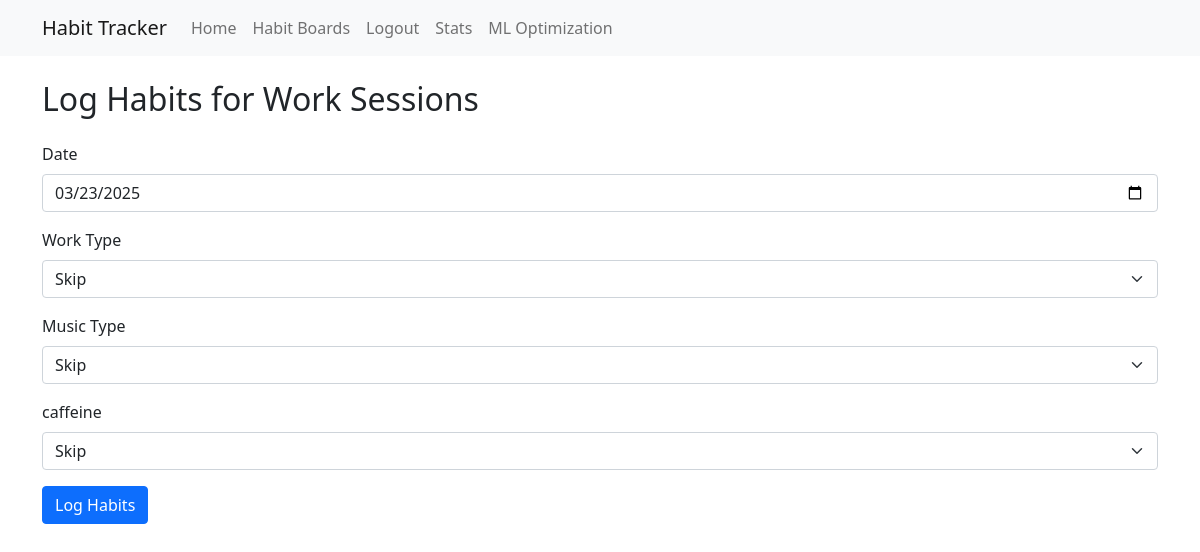
The app's page /board/2/log_all (signed in), older data.
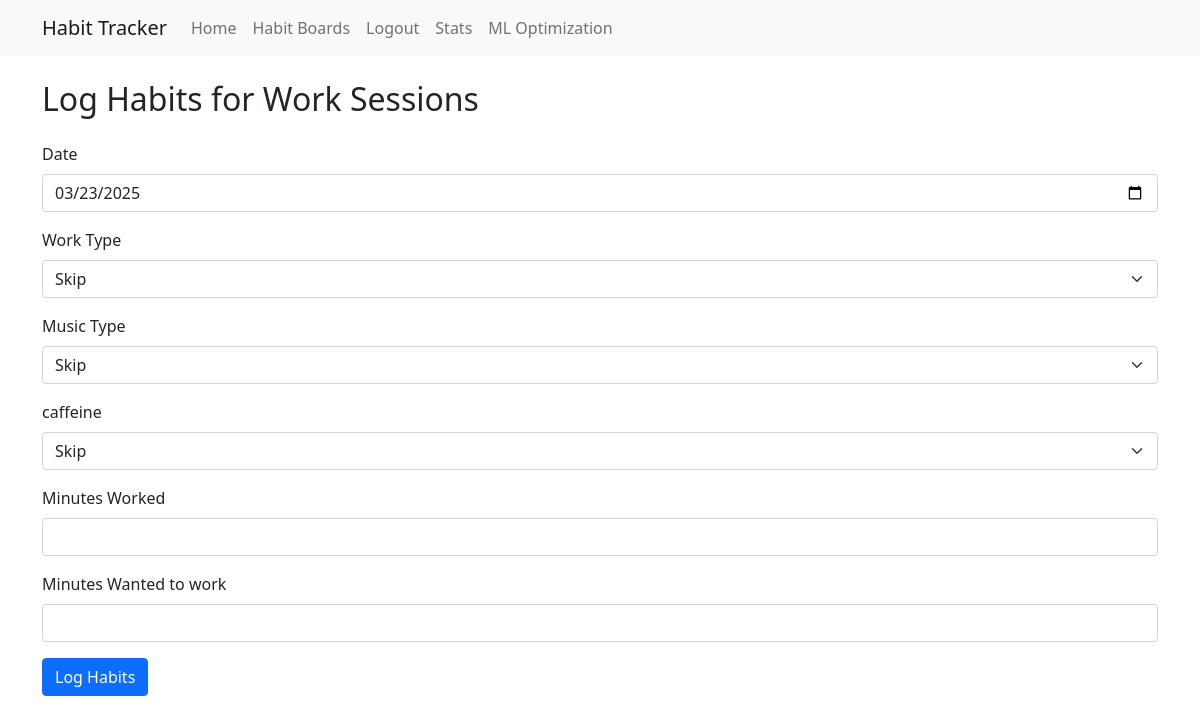
The same page, newer data.
### tables this page shows
CREATE TABLE habits (
    id INTEGER PRIMARY KEY AUTOINCREMENT,
    user_id INTEGER NOT NULL,
    board_id INTEGER NOT NULL,
    name TEXT NOT NULL,
    description TEXT,
    frequency TEXT, -- can be NULL for batch habits
    variable_type TEXT NOT NULL CHECK(variable_type IN ('boolean', 'numeric', 'categorical')),
    created TIMESTAMP NOT NULL DEFAULT CURRENT_TIMESTAMP,
    FOREIGN KEY (user_id) REFERENCES users (id),
    FOREIGN KEY (board_id) REFERENCES habit_boards (id)
);

### app.py (the view, shortened to what this page needs)
@app.route('/board/<int:board_id>/log_all', methods=['GET', 'POST'])
@login_required
def log_all_habits(board_id):
    conn = get_db_connection()
    board = conn.execute('SELECT * FROM habit_boards WHERE id = ? AND user_id = ?',
                         (board_id, session['user_id'])).fetchone()
    today = datetime.now().date()
    habits_to_log = []
    habits = conn.execute('SELECT * FROM habits WHERE board_id = ?', (board_id,)).fetchall()
    for habit in habits:
        last_entry = conn.execute('''
            SELECT date FROM entries
            WHERE habit_id = ?
            ORDER BY date DESC LIMIT 1
        ''', (habit['id'],)).fetchone()
        if habit['variable_type'] == 'categorical':
            options = conn.execute('SELECT option_value FROM habit_options WHERE habit_id = ?', (habit['id'],)).fetchall()
            habit = dict(habit)
            habit['options'] = [option['option_value'] for option in options]
        should_log = True
        if last_entry:
            last_date = datetime.strptime(last_entry['date'], '%Y-%m-%d').date()
            days_since_last = (today - last_date).days
            if habit['frequency'] == 'daily' and days_since_last < 1:
                should_log = False
            elif habit['frequency'] == 'weekly' and days_since_last < 7:
                should_log = False
            elif habit['frequency'] == 'monthly' and days_since_last < 30:
                should_log = False
        if should_log:
            habits_to_log.append(habit)
    conn.close()
    return render_template('log_all_habits.html', board=board, habits=habits_to_log, today=today.isoformat())

### app.py (called while the page is built)
def get_db_connection():
    conn = sqlite3.connect('habits.db')
    conn.row_factory = sqlite3.Row
    return conn

def login_required(f):
    @wraps(f)
    def decorated_function(*args, **kwargs):
        if 'user_id' not in session:
            return redirect(url_for('login'))
        return f(*args, **kwargs)
    return decorated_function

### templates/log_all_habits.html (shortened to what this page needs)
{% extends "base.html" %}
{% block content %}
<h2 class="mb-4">Log Habits for {{ board['name'] }}</h2>
<form method="post">
    <div class="mb-3">
        <label for="log_date" class="form-label">Date</label>
        <input type="date" class="form-control" id="log_date" name="log_date" value="{{ today }}" required>
    </div>
    {% for habit in habits %}
    <div class="mb-3">
        <label for="habit_{{ habit['id'] }}" class="form-label">{{ habit['name'] }}</label>
        {% if habit['variable_type'] == 'boolean' %}
            <select class="form-select" id="habit_{{ habit['id'] }}" name="habit_{{ habit['id'] }}">
                <option value="">Skip</option>
            </select>
        {% elif habit['variable_type'] == 'numeric' %}
            <input type="number" class="form-control" id="habit_{{ habit['id'] }}" name="habit_{{ habit['id'] }}">
        {% elif habit['variable_type'] == 'categorical' %}
            <select class="form-select" id="habit_{{ habit['id'] }}" name="habit_{{ habit['id'] }}">
                <option value="">Skip</option>
            </select>
        {% endif %}
    </div>
    {% endfor %}
    <button type="submit" class="btn btn-primary">Log Habits</button>
</form>
{% endblock %}

Row changes from the older to the newer data that the page shows:
added habits: name "Minutes Worked"
added habits: name "Minutes Wanted to work"
